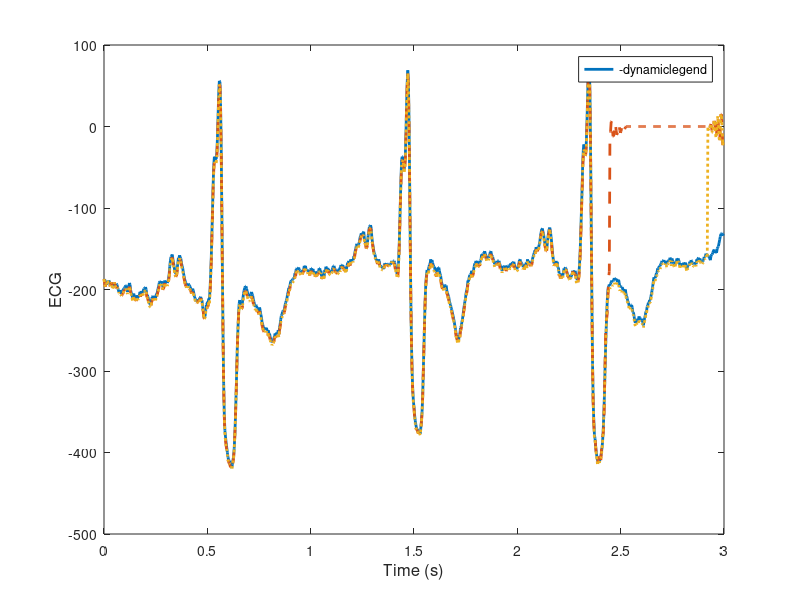
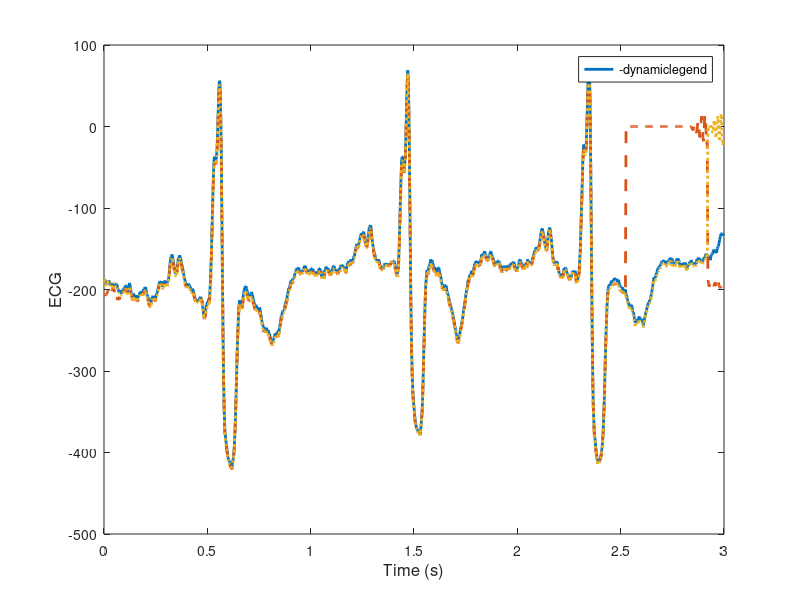
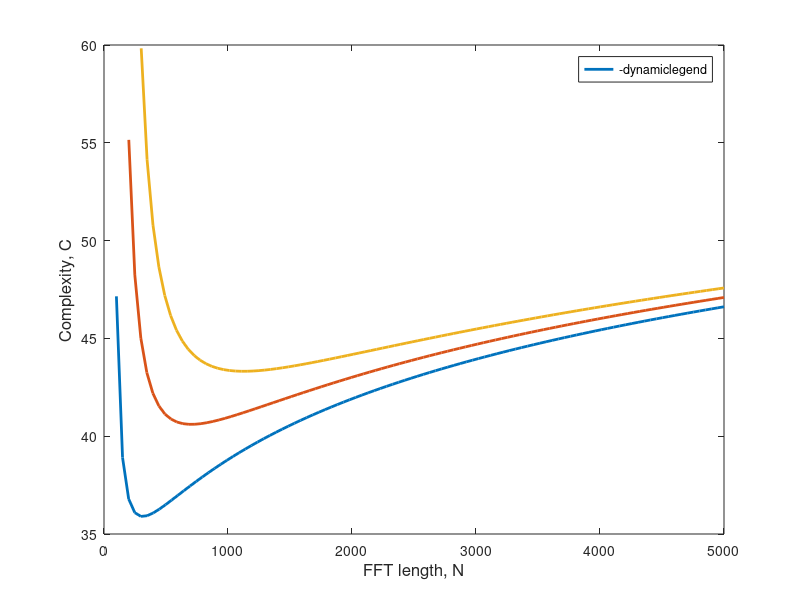

Write the MATLAB code that produced these figures, in order.
%% Overlap and save or overlap and add
clear, clc, close all

load('notch_filter_coeff'); % loads filter coefficients
load('ecg_recording.mat')  % loads ECG data

% Definitions
Nfft = 256;    % FFT length
M = length(hls) - 1; % M = 52
Loa = Nfft - M; % block length for overlap-add
Los = Nfft;     % block length for overlap-save
H = fft(hls, Nfft); % FFT of filter coefficients

t = 0:T:(N-1)*T; % time vector
ecg_fir = filter(hls, 1, ecg_60Hz);
ecg_fir = circshift(ecg_fir, [0, -M/2]); % remove group delay

%% Overlap-add
yoa = zeros(size(ecg_60Hz));
select = (1:Loa);
for r = 0:floor(length(ecg_60Hz)/Loa)-1
    xr = ecg_60Hz(select);           % non-overlapping segments of length Loa
    yr = ifft(H.*fft(xr, Nfft));    % compute Nfft-point circular convolution
    yoa(select(1):(select(1)+Nfft-1)) = yoa(select(1):(select(1)+Nfft-1)) + yr; % add
    select = select + Loa;
end

figure, hold on, box on
n = 0:length(ecg_60Hz)-1;
yoa = circshift(yoa, [0, -M/2]); % remove group delay
plot(t, ecg_clean, 'LineWidth', 2, 'DisplayName', 'Clean ECG')
plot(t, yoa, '--', 'LineWidth', 2, 'displayname', 'Overlap-add')
plot(t, ecg_fir, ':', 'LineWidth', 2, 'displayname', 'Direct form implementation')
legend('-dynamiclegend')
xlabel('Time (s)', 'FontSize', 12)
ylabel('ECG', 'FontSize', 12)
saveas(gca, '../figs/fir_notch_overlap_add', 'epsc')

%% Overlap-save
yos = zeros(size(ecg_60Hz));
select = (1:Los);
for r = 0:floor(length(ecg_60Hz)/Los)
    xr = ecg_60Hz(select);           % non-overlapping segments of length Loa
    yr = ifft(H.*fft(xr, Nfft));    % compute Nfft-point circular convolution
    yoa(select(M+1:end)) = yr(M+1:end); % save
    select = select + Los - M;
end

figure, hold on, box on
n = 0:length(ecg_60Hz)-1;
yoa = circshift(yoa, [0, -M/2]); % remove group delay
plot(t, ecg_clean, 'LineWidth', 2, 'DisplayName', 'Clean ECG')
plot(t, yoa, '--', 'LineWidth', 2, 'displayname', 'Overlap-save')
plot(t, ecg_fir, ':', 'LineWidth', 2, 'displayname', 'Direct form implementation')
legend('-dynamiclegend')
xlabel('Time (s)', 'FontSize', 12)
ylabel('ECG', 'FontSize', 12)
saveas(gca, '../figs/fir_notch_overlap_save', 'epsc')

%% Complexity calculation
M = 50:50:150;

C = @(N, M) (2*2*N.*(log2(N)-1) + N)./(N-M);

figure, hold on, box on
for k = 1:length(M)
    N = linspace(M(k)*2, 5e3);
    plot(N, C(N, M(k)), 'LineWidth', 2, 'DisplayName', sprintf('M = %d', M(k)))
end
xlabel('FFT length, N', 'FontSize', 12)
ylabel('Complexity, C', 'FontSize', 12)
legend('-dynamiclegend')
saveas(gca, '../figs/block_conv_complexity', 'epsc')
